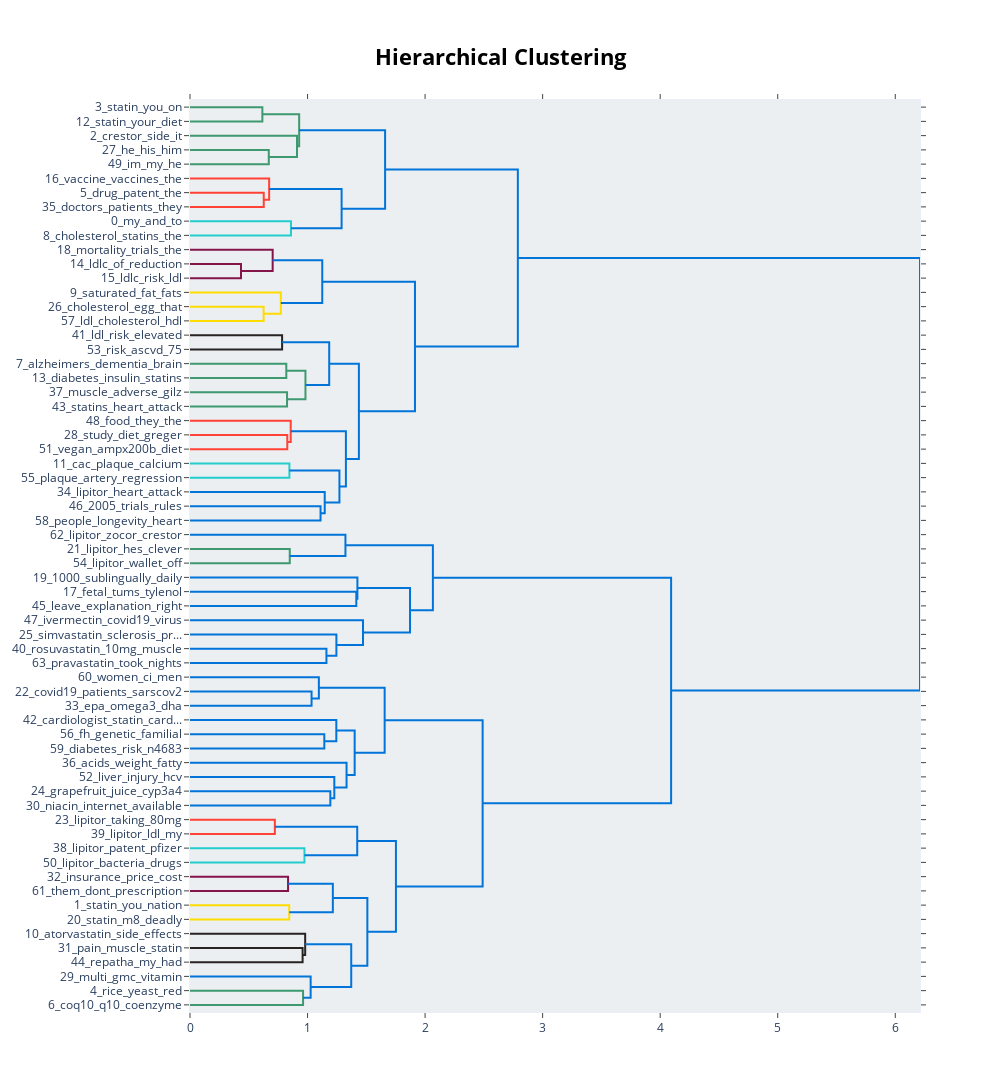

Notebook source saved alongside this figure:
### Code cell
topic_model.visualize_hierarchy()

### Figure 1 — Plotly figure (JSON) as saved in the notebook; plotly's stock layout.template omitted (floating-point values rounded to 4 significant figures)
{"data": [{"hoverinfo": "text", "marker": {"color": "rgb(61,153,112)"}, "mode": "lines", "type": "scatter", "x": [0, 0.6157, 0.6157, 0], "xaxis": "x", "y": [-5, -5, -15, -15], "yaxis": "y"}, {"hoverinfo": "text", "marker": {"color": "rgb(61,153,112)"}, "mode": "lines", "type": "scatter", "x": [0, 0.6702, 0.6702, 0], "xaxis": "x", "y": [-35, -35, -45, -45], "yaxis": "y"}, {"hoverinfo": "text", "marker": {"color": "rgb(61,153,112)"}, "mode": "lines", "type": "scatter", "x": [0, 0.9104, 0.9104, 0.6702], "xaxis": "x", "y": [-25, -25, -40, -40], "yaxis": "y"}, {"hoverinfo": "text", "marker": {"color": "rgb(61,153,112)"}, "mode": "lines", "type": "scatter", "x": [0.6157, 0.9287, 0.9287, 0.9104], "xaxis": "x", "y": [-10, -10, -32.5, -32.5], "yaxis": "y"}, {"hoverinfo": "text", "marker": {"color": "rgb(255,65,54)"}, "mode": "lines", "type": "scatter", "x": [0, 0.6273, 0.6273, 0], "xaxis": "x", "y": [-65, -65, -75, -75], "yaxis": "y"}, {"hoverinfo": "text", "marker": {"color": "rgb(255,65,54)"}, "mode": "lines", "type": "scatter", "x": [0, 0.6733, 0.6733, 0.6273], "xaxis": "x", "y": [-55, -55, -70, -70], "yaxis": "y"}, {"hoverinfo": "text", "marker": {"color": "rgb(35,205,205)"}, "mode": "lines", "type": "scatter", "x": [0, 0.8589, 0.8589, 0], "xaxis": "x", "y": [-85, -85, -95, -95], "yaxis": "y"}, {"hoverinfo": "text", "marker": {"color": "rgb(0,116,217)"}, "mode": "lines", "type": "scatter", "x": [0.6733, 1.29, 1.29, 0.8589], "xaxis": "x", "y": [-62.5, -62.5, -90, -90], "yaxis": "y"}, {"hoverinfo": "text", "marker": {"color": "rgb(0,116,217)"}, "mode": "lines", "type": "scatter", "x": [0.9287, 1.66, 1.66, 1.29], "xaxis": "x", "y": [-21.25, -21.25, -76.25, -76.25], "yaxis": "y"}, {"hoverinfo": "text", "marker": {"color": "rgb(133,20,75)"}, "mode": "lines", "type": "scatter", "x": [0, 0.4338, 0.4338, 0], "xaxis": "x", "y": [-115, -115, -125, -125], "yaxis": "y"}, {"hoverinfo": "text", "marker": {"color": "rgb(133,20,75)"}, "mode": "lines", "type": "scatter", "x": [0, 0.7033, 0.7033, 0.4338], "xaxis": "x", "y": [-105, -105, -120, -120], "yaxis": "y"}, {"hoverinfo": "text", "marker": {"color": "rgb(255,220,0)"}, "mode": "lines", "type": "scatter", "x": [0, 0.6262, 0.6262, 0], "xaxis": "x", "y": [-145, -145, -155, -155], "yaxis": "y"}, {"hoverinfo": "text", "marker": {"color": "rgb(255,220,0)"}, "mode": "lines", "type": "scatter", "x": [0, 0.7725, 0.7725, 0.6262], "xaxis": "x", "y": [-135, -135, -150, -150], "yaxis": "y"}, {"hoverinfo": "text", "marker": {"color": "rgb(0,116,217)"}, "mode": "lines", "type": "scatter", "x": [0.7033, 1.125, 1.125, 0.7725], "xaxis": "x", "y": [-112.5, -112.5, -142.5, -142.5], "yaxis": "y"}, {"hoverinfo": "text", "marker": {"color": "rgb(40,35,35)"}, "mode": "lines", "type": "scatter", "x": [0, 0.7836, 0.7836, 0], "xaxis": "x", "y": [-165, -165, -175, -175], "yaxis": "y"}, {"hoverinfo": "text", "marker": {"color": "rgb(61,153,112)"}, "mode": "lines", "type": "scatter", "x": [0, 0.8193, 0.8193, 0], "xaxis": "x", "y": [-185, -185, -195, -195], "yaxis": "y"}, {"hoverinfo": "text", "marker": {"color": "rgb(61,153,112)"}, "mode": "lines", "type": "scatter", "x": [0, 0.8256, 0.8256, 0], "xaxis": "x", "y": [-205, -205, -215, -215], "yaxis": "y"}, {"hoverinfo": "text", "marker": {"color": "rgb(61,153,112)"}, "mode": "lines", "type": "scatter", "x": [0.8193, 0.9823, 0.9823, 0.8256], "xaxis": "x", "y": [-190, -190, -210, -210], "yaxis": "y"}, {"hoverinfo": "text", "marker": {"color": "rgb(0,116,217)"}, "mode": "lines", "type": "scatter", "x": [0.7836, 1.184, 1.184, 0.9823], "xaxis": "x", "y": [-170, -170, -200, -200], "yaxis": "y"}, {"hoverinfo": "text", "marker": {"color": "rgb(255,65,54)"}, "mode": "lines", "type": "scatter", "x": [0, 0.8277, 0.8277, 0], "xaxis": "x", "y": [-235, -235, -245, -245], "yaxis": "y"}, {"hoverinfo": "text", "marker": {"color": "rgb(255,65,54)"}, "mode": "lines", "type": "scatter", "x": [0, 0.8567, 0.8567, 0.8277], "xaxis": "x", "y": [-225, -225, -240, -240], "yaxis": "y"}, {"hoverinfo": "text", "marker": {"color": "rgb(35,205,205)"}, "mode": "lines", "type": "scatter", "x": [0, 0.8456, 0.8456, 0], "xaxis": "x", "y": [-255, -255, -265, -265], "yaxis": "y"}, {"hoverinfo": "text", "marker": {"color": "rgb(0,116,217)"}, "mode": "lines", "type": "scatter", "x": [0, 1.111, 1.111, 0], "xaxis": "x", "y": [-285, -285, -295, -295], "yaxis": "y"}, {"hoverinfo": "text", "marker": {"color": "rgb(0,116,217)"}, "mode": "lines", "type": "scatter", "x": [0, 1.146, 1.146, 1.111], "xaxis": "x", "y": [-275, -275, -290, -290], "yaxis": "y"}, {"hoverinfo": "text", "marker": {"color": "rgb(0,116,217)"}, "mode": "lines", "type": "scatter", "x": [0.8456, 1.271, 1.271, 1.146], "xaxis": "x", "y": [-260, -260, -282.5, -282.5], "yaxis": "y"}, {"hoverinfo": "text", "marker": {"color": "rgb(0,116,217)"}, "mode": "lines", "type": "scatter", "x": [0.8567, 1.326, 1.326, 1.271], "xaxis": "x", "y": [-232.5, -232.5, -271.2, -271.2], "yaxis": "y"}, {"hoverinfo": "text", "marker": {"color": "rgb(0,116,217)"}, "mode": "lines", "type": "scatter", "x": [1.184, 1.437, 1.437, 1.326], "xaxis": "x", "y": [-185, -185, -251.9, -251.9], "yaxis": "y"}, {"hoverinfo": "text", "marker": {"color": "rgb(0,116,217)"}, "mode": "lines", "type": "scatter", "x": [1.125, 1.914, 1.914, 1.437], "xaxis": "x", "y": [-127.5, -127.5, -218.4, -218.4], "yaxis": "y"}, {"hoverinfo": "text", "marker": {"color": "rgb(0,116,217)"}, "mode": "lines", "type": "scatter", "x": [1.66, 2.789, 2.789, 1.914], "xaxis": "x", "y": [-48.75, -48.75, -173.0, -173.0], "yaxis": "y"}, {"hoverinfo": "text", "marker": {"color": "rgb(61,153,112)"}, "mode": "lines", "type": "scatter", "x": [0, 0.8486, 0.8486, 0], "xaxis": "x", "y": [-315, -315, -325, -325], "yaxis": "y"}, {"hoverinfo": "text", "marker": {"color": "rgb(0,116,217)"}, "mode": "lines", "type": "scatter", "x": [0, 1.322, 1.322, 0.8486], "xaxis": "x", "y": [-305, -305, -320, -320], "yaxis": "y"}, {"hoverinfo": "text", "marker": {"color": "rgb(0,116,217)"}, "mode": "lines", "type": "scatter", "x": [0, 1.415, 1.415, 0], "xaxis": "x", "y": [-345, -345, -355, -355], "yaxis": "y"}, {"hoverinfo": "text", "marker": {"color": "rgb(0,116,217)"}, "mode": "lines", "type": "scatter", "x": [0, 1.424, 1.424, 1.415], "xaxis": "x", "y": [-335, -335, -350, -350], "yaxis": "y"}, {"hoverinfo": "text", "marker": {"color": "rgb(0,116,217)"}, "mode": "lines", "type": "scatter", "x": [0, 1.161, 1.161, 0], "xaxis": "x", "y": [-385, -385, -395, -395], "yaxis": "y"}, {"hoverinfo": "text", "marker": {"color": "rgb(0,116,217)"}, "mode": "lines", "type": "scatter", "x": [0, 1.245, 1.245, 1.161], "xaxis": "x", "y": [-375, -375, -390, -390], "yaxis": "y"}, {"hoverinfo": "text", "marker": {"color": "rgb(0,116,217)"}, "mode": "lines", "type": "scatter", "x": [0, 1.472, 1.472, 1.245], "xaxis": "x", "y": [-365, -365, -382.5, -382.5], "yaxis": "y"}, {"hoverinfo": "text", "marker": {"color": "rgb(0,116,217)"}, "mode": "lines", "type": "scatter", "x": [1.424, 1.872, 1.872, 1.472], "xaxis": "x", "y": [-342.5, -342.5, -373.8, -373.8], "yaxis": "y"}, {"hoverinfo": "text", "marker": {"color": "rgb(0,116,217)"}, "mode": "lines", "type": "scatter", "x": [1.322, 2.066, 2.066, 1.872], "xaxis": "x", "y": [-312.5, -312.5, -358.1, -358.1], "yaxis": "y"}, {"hoverinfo": "text", "marker": {"color": "rgb(0,116,217)"}, "mode": "lines", "type": "scatter", "x": [0, 1.034, 1.034, 0], "xaxis": "x", "y": [-415, -415, -425, -425], "yaxis": "y"}, {"hoverinfo": "text", "marker": {"color": "rgb(0,116,217)"}, "mode": "lines", "type": "scatter", "x": [0, 1.096, 1.096, 1.034], "xaxis": "x", "y": [-405, -405, -420, -420], "yaxis": "y"}, {"hoverinfo": "text", "marker": {"color": "rgb(0,116,217)"}, "mode": "lines", "type": "scatter", "x": [0, 1.143, 1.143, 0], "xaxis": "x", "y": [-445, -445, -455, -455], "yaxis": "y"}, {"hoverinfo": "text", "marker": {"color": "rgb(0,116,217)"}, "mode": "lines", "type": "scatter", "x": [0, 1.245, 1.245, 1.143], "xaxis": "x", "y": [-435, -435, -450, -450], "yaxis": "y"}, {"hoverinfo": "text", "marker": {"color": "rgb(0,116,217)"}, "mode": "lines", "type": "scatter", "x": [0, 1.194, 1.194, 0], "xaxis": "x", "y": [-485, -485, -495, -495], "yaxis": "y"}, {"hoverinfo": "text", "marker": {"color": "rgb(0,116,217)"}, "mode": "lines", "type": "scatter", "x": [0, 1.228, 1.228, 1.194], "xaxis": "x", "y": [-475, -475, -490, -490], "yaxis": "y"}, {"hoverinfo": "text", "marker": {"color": "rgb(0,116,217)"}, "mode": "lines", "type": "scatter", "x": [0, 1.332, 1.332, 1.228], "xaxis": "x", "y": [-465, -465, -482.5, -482.5], "yaxis": "y"}, {"hoverinfo": "text", "marker": {"color": "rgb(0,116,217)"}, "mode": "lines", "type": "scatter", "x": [1.245, 1.401, 1.401, 1.332], "xaxis": "x", "y": [-442.5, -442.5, -473.8, -473.8], "yaxis": "y"}, {"hoverinfo": "text", "marker": {"color": "rgb(0,116,217)"}, "mode": "lines", "type": "scatter", "x": [1.096, 1.656, 1.656, 1.401], "xaxis": "x", "y": [-412.5, -412.5, -458.1, -458.1], "yaxis": "y"}, {"hoverinfo": "text", "marker": {"color": "rgb(255,65,54)"}, "mode": "lines", "type": "scatter", "x": [0, 0.7217, 0.7217, 0], "xaxis": "x", "y": [-505, -505, -515, -515], "yaxis": "y"}, {"hoverinfo": "text", "marker": {"color": "rgb(35,205,205)"}, "mode": "lines", "type": "scatter", "x": [0, 0.9737, 0.9737, 0], "xaxis": "x", "y": [-525, -525, -535, -535], "yaxis": "y"}, {"hoverinfo": "text", "marker": {"color": "rgb(0,116,217)"}, "mode": "lines", "type": "scatter", "x": [0.7217, 1.423, 1.423, 0.9737], "xaxis": "x", "y": [-510, -510, -530, -530], "yaxis": "y"}, {"hoverinfo": "text", "marker": {"color": "rgb(133,20,75)"}, "mode": "lines", "type": "scatter", "x": [0, 0.8342, 0.8342, 0], "xaxis": "x", "y": [-545, -545, -555, -555], "yaxis": "y"}, {"hoverinfo": "text", "marker": {"color": "rgb(255,220,0)"}, "mode": "lines", "type": "scatter", "x": [0, 0.8444, 0.8444, 0], "xaxis": "x", "y": [-565, -565, -575, -575], "yaxis": "y"}, {"hoverinfo": "text", "marker": {"color": "rgb(0,116,217)"}, "mode": "lines", "type": "scatter", "x": [0.8342, 1.215, 1.215, 0.8444], "xaxis": "x", "y": [-550, -550, -570, -570], "yaxis": "y"}, {"hoverinfo": "text", "marker": {"color": "rgb(40,35,35)"}, "mode": "lines", "type": "scatter", "x": [0, 0.958, 0.958, 0], "xaxis": "x", "y": [-595, -595, -605, -605], "yaxis": "y"}, {"hoverinfo": "text", "marker": {"color": "rgb(40,35,35)"}, "mode": "lines", "type": "scatter", "x": [0, 0.9799, 0.9799, 0.958], "xaxis": "x", "y": [-585, -585, -600, -600], "yaxis": "y"}, {"hoverinfo": "text", "marker": {"color": "rgb(61,153,112)"}, "mode": "lines", "type": "scatter", "x": [0, 0.9619, 0.9619, 0], "xaxis": "x", "y": [-625, -625, -635, -635], "yaxis": "y"}, {"hoverinfo": "text", "marker": {"color": "rgb(0,116,217)"}, "mode": "lines", "type": "scatter", "x": [0, 1.026, 1.026, 0.9619], "xaxis": "x", "y": [-615, -615, -630, -630], "yaxis": "y"}, {"hoverinfo": "text", "marker": {"color": "rgb(0,116,217)"}, "mode": "lines", "type": "scatter", "x": [0.9799, 1.372, 1.372, 1.026], "xaxis": "x", "y": [-592.5, -592.5, -622.5, -622.5], "yaxis": "y"}, {"hoverinfo": "text", "marker": {"color": "rgb(0,116,217)"}, "mode": "lines", "type": "scatter", "x": [1.215, 1.509, 1.509, 1.372], "xaxis": "x", "y": [-560, -560, -607.5, -607.5], "yaxis": "y"}, {"hoverinfo": "text", "marker": {"color": "rgb(0,116,217)"}, "mode": "lines", "type": "scatter", "x": [1.423, 1.752, 1.752, 1.509], "xaxis": "x", "y": [-520, -520, -583.8, -583.8], "yaxis": "y"}, {"hoverinfo": "text", "marker": {"color": "rgb(0,116,217)"}, "mode": "lines", "type": "scatter", "x": [1.656, 2.489, 2.489, 1.752], "xaxis": "x", "y": [-435.3, -435.3, -551.9, -551.9], "yaxis": "y"}, {"hoverinfo": "text", "marker": {"color": "rgb(0,116,217)"}, "mode": "lines", "type": "scatter", "x": [2.066, 4.093, 4.093, 2.489], "xaxis": "x", "y": [-335.3, -335.3, -493.6, -493.6], "yaxis": "y"}, {"hoverinfo": "text", "marker": {"color": "rgb(0,116,217)"}, "mode": "lines", "type": "scatter", "x": [2.789, 6.21, 6.21, 4.093], "xaxis": "x", "y": [-110.9, -110.9, -414.5, -414.5], "yaxis": "y"}], "layout": {"autosize": false, "height": 1160, "hoverlabel": {"bgcolor": "white", "font": {"family": "Rockwell", "size": 16}}, "hovermode": "closest", "plot_bgcolor": "#ECEFF1", "showlegend": false, "title": {"font": {"color": "Black", "size": 22}, "text": "<b>Hierarchical Clustering", "x": 0.5, "xanchor": "center", "yanchor": "top"}, "width": 1000, "xaxis": {"mirror": "allticks", "rangemode": "tozero", "showgrid": false, "showline": true, "showticklabels": true, "ticks": "outside", "type": "linear", "zeroline": false}, "yaxis": {"mirror": "allticks", "range": [-640, 0], "rangemode": "tozero", "showgrid": false, "showline": true, "showticklabels": true, "tickmode": "array", "ticks": "outside", "ticktext": ["3_statin_you_on", "12_statin_your_diet", "2_crestor_side_it", "27_he_his_him", "49_im_my_he", "16_vaccine_vaccines_the", "5_drug_patent_the", "35_doctors_patients_they", "0_my_and_to", "8_cholesterol_statins_the", "18_mortality_trials_the", "14_ldlc_of_reduction", "15_ldlc_risk_ldl", "9_saturated_fat_fats", "26_cholesterol_egg_that", "57_ldl_cholesterol_hdl", "41_ldl_risk_elevated", "53_risk_ascvd_75", "7_alzheimers_dementia_brain", "13_diabetes_insulin_statins", "37_muscle_adverse_gilz", "43_statins_heart_attack", "48_food_they_the", "28_study_diet_greger", "51_vegan_ampx200b_diet", "11_cac_plaque_calcium", "55_plaque_artery_regression", "34_lipitor_heart_attack", "46_2005_trials_rules", "58_people_longevity_heart", "62_lipitor_zocor_crestor", "21_lipitor_hes_clever", "54_lipitor_wallet_off", "19_1000_sublingually_daily", "17_fetal_tums_tylenol", "45_leave_explanation_right", "47_ivermectin_covid19_virus", "25_simvastatin_sclerosis_pr...", "40_rosuvastatin_10mg_muscle", "63_pravastatin_took_nights", "60_women_ci_men", "22_covid19_patients_sarscov2", "33_epa_omega3_dha", "42_cardiologist_statin_card...", "56_fh_genetic_familial", "59_diabetes_risk_n4683", "36_acids_weight_fatty", "52_liver_injury_hcv", "24_grapefruit_juice_cyp3a4", "30_niacin_internet_available", "23_lipitor_taking_80mg", "39_lipitor_ldl_my", "38_lipitor_patent_pfizer", "50_lipitor_bacteria_drugs", "32_insurance_price_cost", "61_them_dont_prescription", "1_statin_you_nation", "20_statin_m8_deadly", "10_atorvastatin_side_effects", "31_pain_muscle_statin", "44_repatha_my_had", "29_multi_gmc_vitamin", "4_rice_yeast_red", "6_coq10_q10_coenzyme"], "tickvals": [-5, -15, -25, -35, -45, -55, -65, -75, -85, -95, -105, -115, -125, -135, -145, -155, -165, -175, -185, -195, -205, -215, -225, -235, -245, -255, -265, -275, -285, -295, -305, -315, -325, -335, -345, -355, -365, -375, -385, -395, -405, -415, -425, -435, -445, -455, -465, -475, -485, -495, -505, -515, -525, -535, -545, -555, -565, -575, -585, -595, -605, -615, -625, -635], "type": "linear", "zeroline": false}}}
